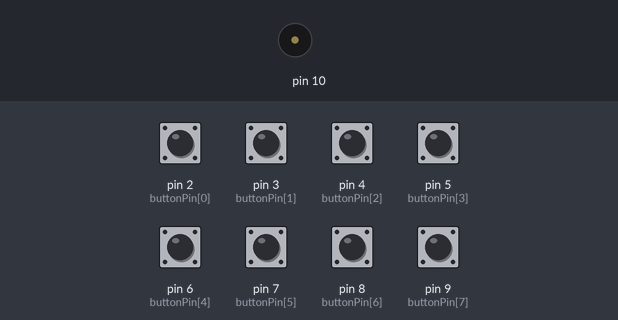
The sketch below on a simulated Arduino Uno, built with avr-gcc and run on an emulated ATmega328P. Parts: buzzer (waves = sounding). The test bench sets the inputs (shaded band); at power-on: pin 2 (buttonPin[0]), pin 3 (buttonPin[1]), pin 4 (buttonPin[2]), pin 5 (buttonPin[3]), pin 6 (buttonPin[4]), pin 7 (buttonPin[5]), pin 8 (buttonPin[6]), pin 9 (buttonPin[7]) HIGH.

Above: at 1.2 s.
1.3 s: pin 2 (buttonPin[0]) pulled LOW for 0.15 s
At 1.37 s:
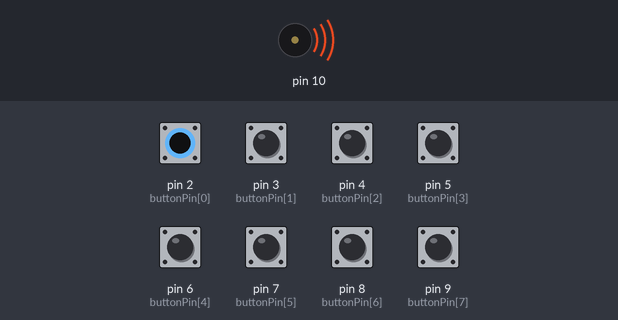
Timing chart, 0 to 4.3 s (numbered marks = the images above; inputs shaded):
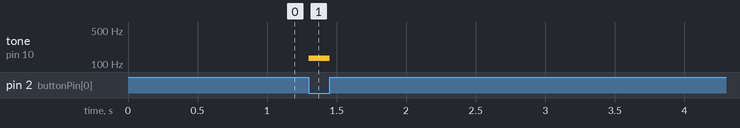

The sketch:

2021digital15-3.ino
```cpp
/*
  Melody
 */
#define NOTE_C3  131
#define NOTE_D3  147
#define NOTE_E3  165
#define NOTE_F3  175
#define NOTE_G3  196
#define NOTE_A3  220
#define NOTE_B3  247
#define NOTE_C4  262

int buttonPin[8] = {2, 3, 4, 5, 6, 7, 8 ,9};

int previousState[8]= {1}, presentState[8]= {1};

void setup() {
  for(int i = 0; i < 8; i++)  pinMode(buttonPin[i], INPUT_PULLUP);
}

void loop() {

  for(int i=0; i<8; i++){
  	presentState[i] = digitalRead(buttonPin[i]);
  }

  if(presentState[0] == 0 ){
    tone(10, NOTE_C3,500);
     previousState[0]=1;
  }

  else if(presentState[1] ==0){
    tone(10, NOTE_D3,500);
    previousState[1]=1;
  }

  else if(presentState[2] == 0){
    tone(10, NOTE_E3,500);
    previousState[2]=1;
  }

  else if(presentState[3] == 0){
    tone(10, NOTE_F3,500);
    previousState[3]=1;
  }

  else if(presentState[4] == 0){
    tone(10, NOTE_G3);
    previousState[4]=1;
  }

  else if(presentState[5] == 0){
    tone(10, NOTE_A3,500);
    previousState[5]=1;
  }

  else if(presentState[6] == 0){
    tone(10, NOTE_B3,500);
    previousState[6]=1;
   }

  else if(presentState[7] == 0){
    tone(10, NOTE_C4,500);
    previousState[7]=1;
  }

  for(int i;i<8;i++){
    if(presentState[i]==1&&previousState[i]==1){
    noTone(10);
      previousState[i]=0;
    }
  }
}
```

Measured:
- after the input at 1.3 s, tone on pin 10: silent → 131 Hz at once, → silent 0.15 s later
